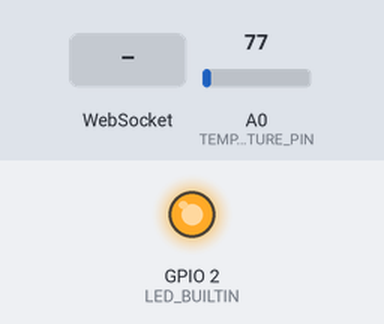
Simulated run of this program. Board: ESP8266 (NodeMCU). On the bench: output pins drawn as LEDs (lit = HIGH, except the on-board LED, lit = LOW). Dashed ring = blinking. Inputs (shaded band) come from the test bench; at power-on: A0 (TEMPERATURE_PIN) = 77. WiFi joins after 1.5 s; servers stay silent unless stated; what the program prints to the serial monitor is not drawn.

Above: at 0.1 s.
At 2.7 s:
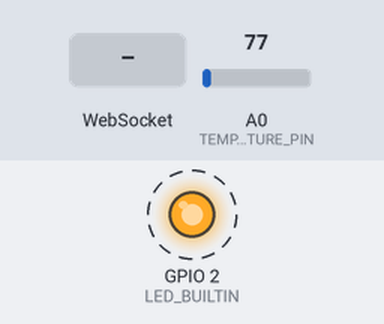
2.8 s: WebSocket text "1" received
Timing chart, 0 to 11.0 s (numbered marks = the images above; inputs shaded):
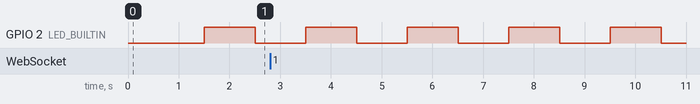

Measured:
- by itself, GPIO 2 (LED_BUILTIN): alternates HIGH for 1.0 s and LOW for 1.0 s

The program:

main.cpp
```cpp
#include <Arduino.h>
#include <ESP8266WiFi.h>
#include <WebSocketsServer.h>
#include <ESP8266WebServer.h>
#include <string.h>

#define TEMPERATURE_PIN A0
#define LED_STATUS LED_BUILTIN

const char *ssid = "CabudareWireless";
const char *password = "";
int countConnection = 0;

unsigned long last = 0;
String temperature = "";

// Create a WebSocketServer Object
WebSocketsServer webSocket = WebSocketsServer(8080);

// *********************************** FUNCTIONS ***********************************

void webSocketEvent(uint8_t num, WStype_t type, uint8_t *payload, size_t length)
{
    switch (type)
    {
    case WStype_DISCONNECTED:
    {
        Serial.printf("[%u] Disconnected..!\n", num);
    }
    break;

    case WStype_CONNECTED:
    {
        IPAddress ip = webSocket.remoteIP(num);
        Serial.printf("[%u] Connected from %d.%d.%d.%d url: %s\n", num, ip[0], ip[1], ip[2], ip[3], payload);

        // send message to client
        webSocket.sendTXT(num, "Connected..!");
    }
    break;

    case WStype_TEXT:
    {
        Serial.printf("[%u] From Client: %s\n", num, payload);
    }
    break;
    }
}

void setup()
{
    // initialize digital pin LED_BUILTIN as an output.
    pinMode(LED_BUILTIN, OUTPUT);
    // Initialize serial port
    Serial.begin(9600);

    // Connected to the WIFI
    WiFi.mode(WIFI_STA);
    WiFi.begin(ssid, password);

    while (WiFi.status() != WL_CONNECTED and countConnection < 50)
    {
        ++countConnection;
        delay(500);
        Serial.print(".");
    }

    //If connected, then
    if (WiFi.status() == WL_CONNECTED)
    {
        IPAddress Ip(10, 0, 0, 102);
        IPAddress Gateway(10, 0, 0, 1);
        IPAddress Subnet(255, 255, 255, 0);
        WiFi.config(Ip, Gateway, Subnet);

        Serial.print("");
        Serial.print("WiFi Connected with IP: ");
        Serial.println(WiFi.localIP());
    }
    else
    {
        Serial.print("Connection Error...!!");
    }

    // Initialize the WebSocket and waits for events
    webSocket.begin();
    webSocket.onEvent(webSocketEvent);

}

// the loop function runs over and over again forever
void loop()
{
    // WebSocket loop
    webSocket.loop();

    if (millis() - last >= 1000)
    {
        digitalWrite(LED_BUILTIN, !digitalRead(LED_BUILTIN));

        float millivolts = (analogRead(TEMPERATURE_PIN) / 1024.0) * 3300;

        temperature = String((millivolts / 10.0), 2);

        // Serial.print("Tempertaure: ");
        Serial.println(temperature);
        // Serial.print("\r");

        webSocket.broadcastTXT(temperature);
        last = millis();
    }
}
```
